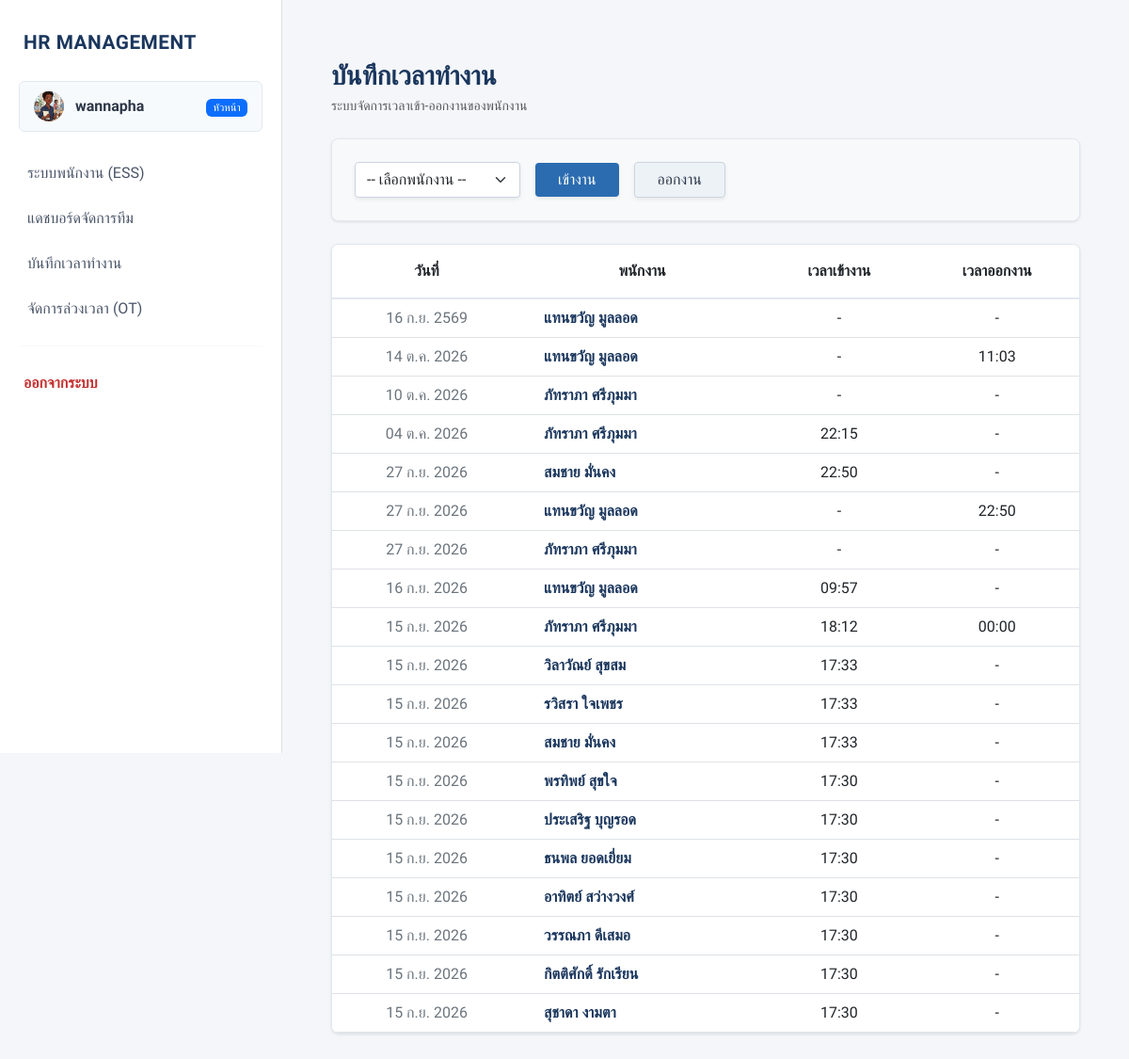
/attendance/ (signed in), run on the app's committed database.
### myapp/models.py (models this page shows, shortened)
class Employee(models.Model):
    employee_id = models.CharField(max_length=20, unique=True, blank=True, null=True, verbose_name="รหัสพนักงาน")
    title = models.CharField(max_length=10, choices=TITLE_CHOICES, default='นาย', verbose_name="คำนำหน้าชื่อ")
    first_name = models.CharField(max_length=100, verbose_name="ชื่อ")
    last_name = models.CharField(max_length=100, verbose_name="นามสกุล")
    gender = models.CharField(max_length=1, choices=GENDER_CHOICES, verbose_name="เพศ")
    birth_date = models.DateField(verbose_name="วัน-เดือน-ปี เกิด (YYYY-MM-DD)")
    salary = models.DecimalField(max_digits=10, decimal_places=2, verbose_name="เงินเดือน")
    department = models.CharField(max_length=20, choices=DEPT_CHOICES, verbose_name="แผนก")
    position = models.CharField(max_length=100, null=True, blank=True, verbose_name="ตำแหน่ง")
    hire_date = models.DateField(null=True, blank=True, verbose_name="วันที่เริ่มทำงาน")
    status = models.CharField(max_length=20, choices=STATUS_CHOICES, default='active', verbose_name="สถานะพนักงาน")
    phone_number = models.CharField(max_length=15, null=True, blank=True, verbose_name="เบอร์โทรศัพท์")
    email = models.EmailField(blank=True, null=True, verbose_name="อีเมล")
    address = models.TextField(blank=True, null=True, verbose_name="ที่อยู่")
    bank_name = models.CharField(max_length=50, choices=BANK_CHOICES, null=True, blank=True, verbose_name="ชื่อธนาคาร")
    bank_account = models.CharField(max_length=50, null=True, blank=True, verbose_name="เลขบัญชีธนาคาร")
    photo = models.ImageField(upload_to='employee_photos/', null=True, blank=True, verbose_name="รูปภาพประจำตัว")
    phone_number = models.CharField(
        max_length=10,
        null=True,
        blank=True,
        validators=[numeric_only_validator],
        verbose_name="เบอร์โทรศัพท์"
    )

class Attendance(models.Model):
    employee = models.ForeignKey(Employee, on_delete=models.CASCADE, verbose_name="พนักงาน")
    date = models.DateField(default=timezone.now, verbose_name="วันที่")
    check_in = models.TimeField(null=True, blank=True, verbose_name="เวลาเข้างาน")
    check_out = models.TimeField(null=True, blank=True, verbose_name="เวลาออกงาน")
    overtime_hours = models.DecimalField(max_digits=4, decimal_places=2, default=0.0, verbose_name="ชั่วโมง OT")
    class Meta:
        unique_together = ['employee', 'date']
        ordering = ['-date', '-check_in']

### myapp/views.py (the view, shortened to what this page needs)
# urls.py: path('attendance/', views.attendance_view, name='attendance'),
@login_required
@user_passes_test(is_admin, login_url='ess_dashboard')
def attendance_view(request):
    attendances = Attendance.objects.all().order_by('-date', '-check_in')
    employees = Employee.objects.all()
    return render(request, 'attendance.html', {'attendances': attendances, 'employees': employees})

### myapp/context_processors.py (called while the page is built)
def get_employee_data(request):
    if request.user.is_authenticated:
        emp = Employee.objects.filter(
            first_name=request.user.first_name,
            last_name=request.user.last_name
        ).first()
        return {'current_emp': emp}
    return {}

### myapp/views.py (called while the page is built)
def is_admin(user):
    return user.is_staff

### templates/attendance.html (shortened to what this page needs)
{% extends 'basetemplate.html' %}
{% block content %}
<div class="container mt-4 mb-5">
    <div class="mb-4">
        <h3 class="fw-bold text-corporate-blue mb-1">บันทึกเวลาทำงาน</h3>
        <p class="text-muted small">ระบบจัดการเวลาเข้า-ออกงานของพนักงาน</p>
    </div>
    <div class="card card-custom mb-4">
        <div class="card-body p-4 bg-light">
            <form method="POST" action="" class="d-flex flex-wrap gap-3 align-items-center">
                <select name="employee_id" class="form-select form-select-custom w-auto shadow-sm" required>
                    <option value="">-- เลือกพนักงาน --</option>
                </select>
                <button type="submit" name="action" value="check_in" class="btn btn-primary-corporate px-4 shadow-sm" style="border-radius: 4px;">เข้างาน</button>
                <button type="submit" name="action" value="check_out" class="btn btn-secondary-corporate px-4 shadow-sm" style="border-radius: 4px;">ออกงาน</button>
            </form>
        </div>
    </div>
    <div class="card card-custom">
        <div class="card-body p-0">
            <div class="table-responsive">
                <table class="table table-hover align-middle text-center mb-0">
                    <thead class="table-custom-header">
                        <tr>
                            <th class="py-3">วันที่</th>
                            <th class="py-3">พนักงาน</th>
                            <th class="py-3">เวลาเข้างาน</th>
                            <th class="py-3">เวลาออกงาน</th>
                        </tr>
                    </thead>
                    <tbody>
                        {% for att in attendances %}
                        <tr>
                            <td class="text-secondary">{{ att.date|date:"d M Y" }}</td>
                            <td class="fw-semibold text-corporate-blue text-start ps-4">{{ att.employee.first_name }} {{ att.employee.last_name }}</td>
                            <td>{{ att.check_in|time:"H:i"|default:"-" }}</td>
                            <td>{{ att.check_out|time:"H:i"|default:"-" }}</td>
                        </tr>
                        {% empty %}
                        <tr>
                            <td colspan="4" class="py-5 text-muted text-center">ไม่มีข้อมูลบันทึกเวลา</td>
                        </tr>
                        {% endfor %}
                    </tbody>
                </table>
            </div>
        </div>
    </div>
</div>
{% endblock %}

### templates/basetemplate.html (shortened to what this page needs)
<!DOCTYPE html>
<html lang="th">
<head>
    <link href="https://cdn.jsdelivr.net/npm/bootstrap@5.3.0/dist/css/bootstrap.min.css" rel="stylesheet">
</head>
<body>
    <nav id="sidebar" class="sidebar">
        <a href="{% url 'index' %}" class="sidebar-brand">
            HR MANAGEMENT
        </a>
        <a href="{% url 'profile' %}" class="user-profile" style="display: flex; align-items: center; overflow: hidden;">
            {% if current_emp and current_emp.photo %}
                <img src="{{ current_emp.photo.url }}" class="user-avatar" style="object-fit: cover; padding: 0; flex-shrink: 0;">
            {% else %}
                <div class="user-avatar" style="flex-shrink: 0;">EMP</div>
            {% endif %}
            <span style="font-weight: 700; white-space: nowrap; overflow: hidden; text-overflow: ellipsis;">
                {{ user.username }}
            </span>
            <div class="ms-auto" style="padding-left: 5px;">
                {% if user.is_superuser %}
                    <span class="badge bg-danger" style="font-size: 0.7rem; font-weight: 500;">แอดมิน</span>
                {% elif user.is_staff %}
                    <span class="badge bg-primary" style="font-size: 0.7rem; font-weight: 500;">หัวหน้า</span>
                {% else %}
                    <span class="badge bg-secondary" style="font-size: 0.7rem; font-weight: 500;">พนักงาน</span>
                {% endif %}
            </div>
        </a>
        <ul class="nav flex-column mb-auto">
            <li class="nav-item">
                <a class="nav-link" href="{% url 'ess_dashboard' %}">
                    ระบบพนักงาน (ESS)
                </a>
            </li>
            {% if user.is_staff %}
            <li class="nav-item">
                <a class="nav-link" href="{% url 'manager_dashboard' %}">
                    แดชบอร์ดจัดการทีม
                </a>
            </li>
            <li class="nav-item">
                <a class="nav-link" href="{% url 'attendance' %}">
                    บันทึกเวลาทำงาน
                </a>
            </li>
            <li class="nav-item">
                <a class="nav-link" href="{% url 'ot_management' %}">
                    จัดการล่วงเวลา (OT)
                </a>
            </li>
            {% endif %}
        </ul>
        <hr style="margin: 15px 20px; border-color: #E2E8F0;">
        <form action="{% url 'logout' %}" method="post" class="m-0">
            <button type="submit" class="btn-logout">
                ออกจากระบบ
            </button>
        </form>
    </nav>
    <main id="main-content" class="main-content">
        {% block content %}
        {% endblock %}
    </main>
</body>
</html>

### templates/basetemplate.html (style rules this page uses)
body { background-color: #F4F6F9; font-family: 'Sarabun', sans-serif; font-size: 16px; }
.sidebar { width: 300px; height: 100vh; background-color: #FFFFFF; position: fixed; top: 0; left: 0; padding-top: 15px; overflow-y: auto; border-right: 1px solid #DEE2E6; z-index: 1040; transition: all 0.3s ease-in-out; }
.sidebar-brand { color: #1A365D !important; font-weight: 800; font-size: 1.3rem; text-decoration: none; display: block; padding: 15px 25px; margin-bottom: 10px; letter-spacing: 0.5px; }
.user-profile { padding: 10px 15px; margin: 0 20px 20px 20px; border-radius: 6px; border: 1px solid #E2E8F0; display: flex; align-items: center; text-decoration: none; color: #2D3748; font-weight: 600; transition: 0.2s; background-color: #F7FAFC; }
.user-avatar { width: 32px; height: 32px; border-radius: 50%; background-color: #CBD5E0; color: #2D3748; display: flex; align-items: center; justify-content: center; margin-right: 12px; font-weight: bold; font-size: 0.9rem; }
.sidebar .nav-link { color: #4A5568 !important; font-weight: 500; border-radius: 0; padding: 12px 25px; display: flex; align-items: center; transition: all 0.2s ease; border-left: 4px solid transparent; }
.btn-logout { background-color: transparent; color: #C53030; font-weight: 600; border: none; padding: 12px 25px; width: 100%; display: flex; align-items: center; transition: 0.2s; text-align: left; }
.main-content { margin-left: 300px; padding: 2.5rem; min-height: 100vh; transition: all 0.3s ease-in-out; }

### templates/attendance.html (style rules this page uses)
.text-corporate-blue { color: #1A365D !important; }
.btn-primary-corporate { background-color: #2B6CB0; color: #fff; border: none; transition: 0.2s; font-weight: 500; }
.btn-secondary-corporate { background-color: #EDF2F7; color: #2D3748; border: 1px solid #CBD5E0; transition: 0.2s; font-weight: 500; }
.card-custom { border-radius: 0.5rem; box-shadow: 0 1px 3px rgba(0,0,0,0.1); border: 1px solid #E2E8F0; background-color: #fff; overflow: hidden; }
.table-custom-header { background-color: #F8FAFC !important; color: #4A5568 !important; border-bottom: 2px solid #E2E8F0; font-weight: 600; }
.form-select-custom { border-color: #CBD5E0; border-radius: 4px; }

### data on the page
Employee: photo (picture)
Attendance: date "16 ก.ย. 2569", employee.first_name "แทนขวัญ", employee.last_name "มูลลอด", check_in "-", check_out "-"
Attendance: date "14 ต.ค. 2026", employee.first_name "แทนขวัญ", employee.last_name "มูลลอด", check_in "-", check_out "11:03"
Attendance: date "10 ต.ค. 2026", employee.first_name "ภัทราภา", employee.last_name "ศรีภุมมา", check_in "-", check_out "-"
Attendance: date "04 ต.ค. 2026", employee.first_name "ภัทราภา", employee.last_name "ศรีภุมมา", check_in "22:15", check_out "-"
Attendance: date "27 ก.ย. 2026", employee.first_name "สมชาย", employee.last_name "มั่นคง", check_in "22:50", check_out "-"
Attendance: date "27 ก.ย. 2026", employee.first_name "แทนขวัญ", employee.last_name "มูลลอด", check_in "-", check_out "22:50"
Attendance: date "27 ก.ย. 2026", employee.first_name "ภัทราภา", employee.last_name "ศรีภุมมา", check_in "-", check_out "-"
Attendance: date "16 ก.ย. 2026", employee.first_name "แทนขวัญ", employee.last_name "มูลลอด", check_in "09:57", check_out "-"
Attendance: date "15 ก.ย. 2026", employee.first_name "ภัทราภา", employee.last_name "ศรีภุมมา", check_in "18:12", check_out "00:00"
Attendance: date "15 ก.ย. 2026", employee.first_name "วิลาวัณย์", employee.last_name "สุขสม", check_in "17:33", check_out "-"
Attendance: date "15 ก.ย. 2026", employee.first_name "รวิสรา", employee.last_name "ใจเพชร", check_in "17:33", check_out "-"
Attendance: date "15 ก.ย. 2026", employee.first_name "สมชาย", employee.last_name "มั่นคง", check_in "17:33", check_out "-"
Attendance: date "15 ก.ย. 2026", employee.first_name "พรทิพย์", employee.last_name "สุขใจ", check_in "17:30", check_out "-"
Attendance: date "15 ก.ย. 2026", employee.first_name "ประเสริฐ", employee.last_name "บุญรอด", check_in "17:30", check_out "-"
Attendance: date "15 ก.ย. 2026", employee.first_name "ธนพล", employee.last_name "ยอดเยี่ยม", check_in "17:30", check_out "-"
Attendance: date "15 ก.ย. 2026", employee.first_name "อาทิตย์", employee.last_name "สว่างวงศ์", check_in "17:30", check_out "-"
Attendance: date "15 ก.ย. 2026", employee.first_name "วรรณภา", employee.last_name "ดีเสมอ", check_in "17:30", check_out "-"
Attendance: date "15 ก.ย. 2026", employee.first_name "กิตติศักดิ์", employee.last_name "รักเรียน", check_in "17:30", check_out "-"
Attendance: date "15 ก.ย. 2026", employee.first_name "สุชาดา", employee.last_name "งามตา", check_in "17:30", check_out "-"

### other printed values
{{ user.username }} "wannapha"
